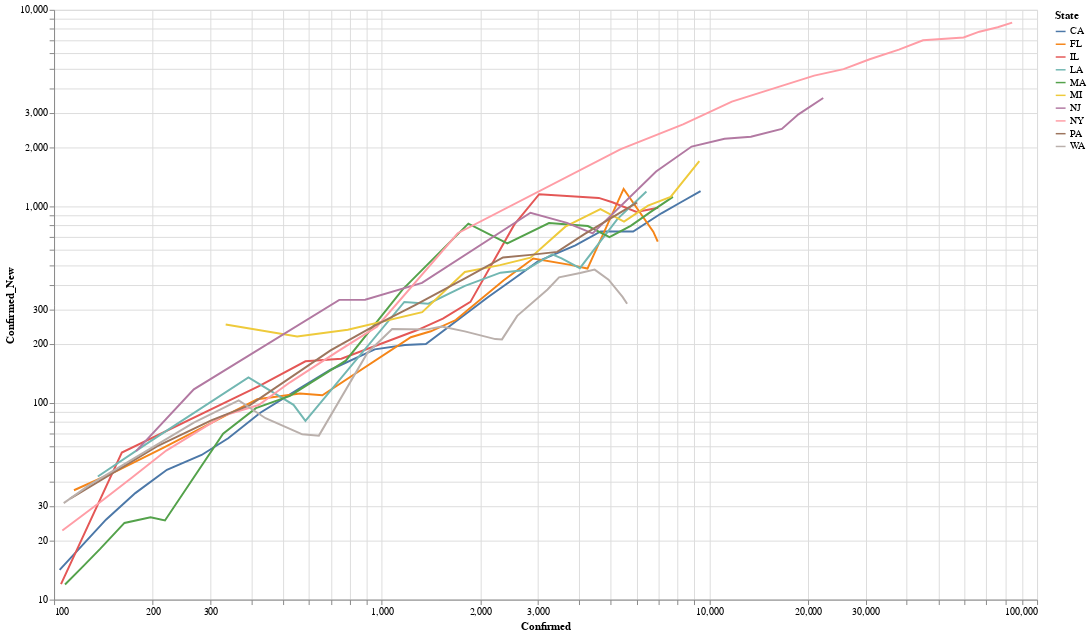

This figure's notebook cell:
### Code cell
top = us_state_level[us_state_level['Date'] == days[-1]].sort_values('Confirmed', ascending=False)['State'].values.tolist()
data = us_state_level[(us_state_level['Confirmed_New'] > 1) & (us_state_level['Confirmed'] > 100) & (us_state_level['State'].isin(top[:10]))]

alt.Chart(data).transform_loess('Confirmed', 'Confirmed_New', bandwidth=0.3, groupby=['State']).mark_line().encode(
    alt.X('Confirmed', scale=alt.Scale(type='log')),
    alt.Y('Confirmed_New', scale=alt.Scale(type='log')),
    color = 'State',
    tooltip=['State', 'Confirmed_New']
    ).properties(width=1000, height=600).interactive()

### Figure 1 — Vega-Lite specification as saved in the notebook (floating-point values rounded to 4 significant figures; data arrays with more than 128 entries replaced by an {"elided": "..."} marker saying what was removed)
{"config": {"view": {"continuousWidth": 400, "continuousHeight": 300}}, "data": {"name": "data-67428617ecb9fe263ba3813070a84e20"}, "mark": "line", "encoding": {"color": {"type": "nominal", "field": "State"}, "tooltip": [{"type": "nominal", "field": "State"}, {"type": "quantitative", "field": "Confirmed_New"}], "x": {"type": "quantitative", "field": "Confirmed", "scale": {"type": "log"}}, "y": {"type": "quantitative", "field": "Confirmed_New", "scale": {"type": "log"}}}, "height": 600, "selection": {"selector011": {"type": "interval", "bind": "scales", "encodings": ["x", "y"]}}, "transform": [{"loess": "Confirmed_New", "on": "Confirmed", "bandwidth": 0.3, "groupby": ["State"]}], "width": 1000, "$schema": "https://vega.github.io/schema/vega-lite/v4.0.2.json", "datasets": {"data-67428617ecb9fe263ba3813070a84e20": {"elided": "174 records"}}}
